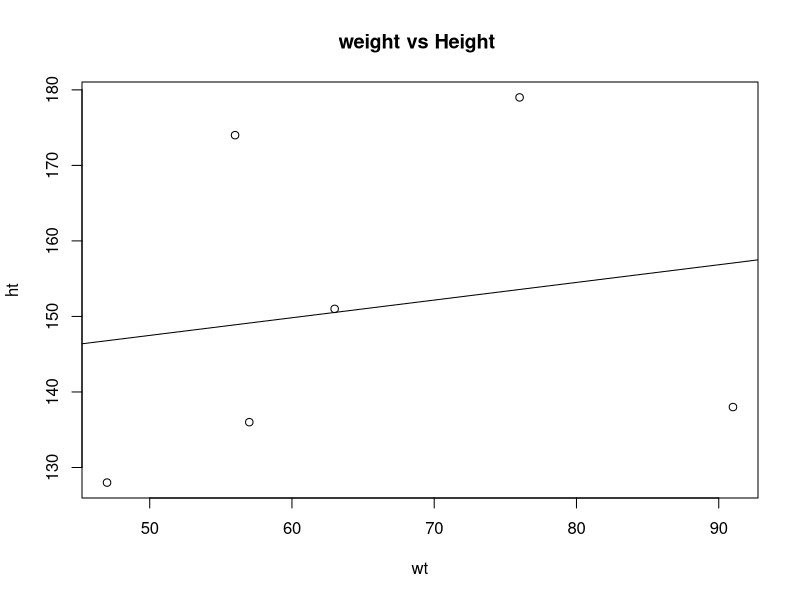

Write the R code that produced this figure.
ht=c(151,174,138,128,136,179)
wt=c(63,56,91,47,57,76)

relation=lm(wt~ht)
print(relation)

a=as.numeric(readline(prompt = "Enter ht val: "))
pred= data.frame(ht=a)
result=predict(relation,pred)
print(result)

plot(wt,ht,main="weight vs Height ",
     abline(lm(ht~wt),cex=1.3,pch=16))